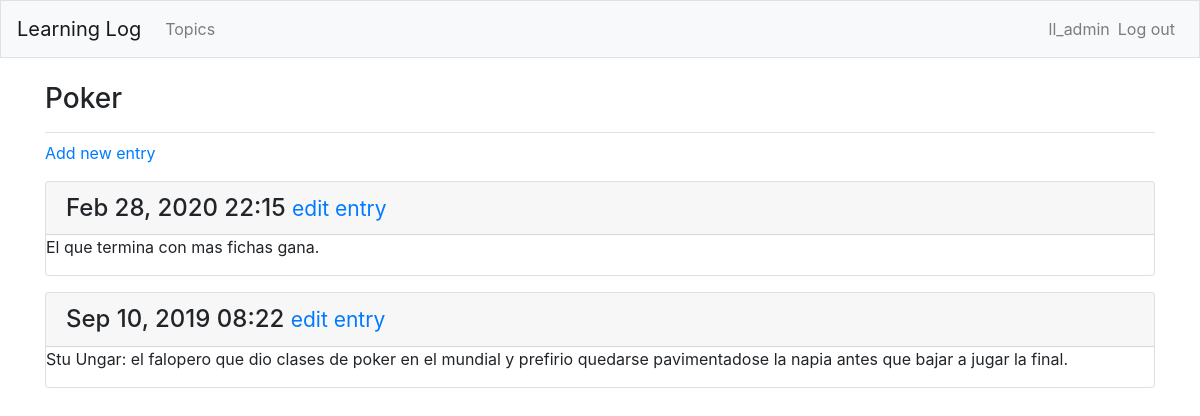
The page /topics/3/ (signed in) on the database its author committed.
### learning_logs/models.py (models this page shows, shortened)
class Topic(models.Model):
    text = models.CharField(max_length=200)  # You use CharField when you want to store a small amount of text
    date_added = models.DateTimeField(auto_now_add=True)  # cuando se crea el Topic automaticamente se llena este campo con la fecha y hora actual
    owner = models.ForeignKey(User, on_delete=models.CASCADE)  # aca designo una relacion del topic con un user, si se borra el user se borra el topic
    def __str__(self):
        return self.text  # Django calls a __str__() method to display a simple representation of a model

class Entry(models.Model):
    topic = models.ForeignKey(Topic, on_delete=models.CASCADE)  # primero dice que el topic es un objeto Topic y on_delete sirve para
    text = models.TextField()    # indicar que hacer si se borra el objeto referenciado (que hacer con los entries si se borra el Topic)
    date_added = models.DateTimeField(auto_now_add=True)  # models.CASCADE hace que si se borra un topic se borren todas sus entries.
    class Meta:
        verbose_name_plural = 'entries'

### learning_logs/views.py (the view)
# urls.py: path('topics/<int:topic_id>/', views.topic, name='topic'),  # /<int:topic_id>/ busca un integer, lo guarda en la variable
@login_required
def topic(request, topic_id):
    topic = Topic.objects.get(id=topic_id)
    check_owner(request, topic)
    entries = topic.entry_set.order_by('-date_added')  # el - hace que los ordene al reves, el mas reciente primero.
    context = {'topic': topic, 'entries': entries}
    return render(request, 'learning_logs/topic.html', context)

### learning_logs/views.py (called while the page is built)
def check_owner(request, topic):
    if topic.owner != request.user:  # se asegura que el topic pertence al usuario actual
        raise Http404   # si un usuario quiere acceder a la url de un topic que no le pertenece, salta un error de pagina no encontrada

### learning_logs/templates/learning_logs/topic.html
{% extends 'learning_logs/base.html' %}
{% block page_header %}
  <h3>{{ topic }}</h3>
{% endblock page_header %}
{% block content %}
  <p>
    <a href="{% url 'learning_logs:new_entry' topic.id %}">Add new entry</a>
  </p>
  {%for entry in entries %}
    <div class="card mb-3">
      <h4 class="card-header">
        {{ entry.date_added|date:'M d, Y H:i' }}
        <small><a href="{% url 'learning_logs:edit_entry' entry.id %}">edit entry</a></small>
      </h4>
      <div class="card-boddy">
        {{ entry.text|linebreaks }}
      </div>
    </div>
  {% empty %}
    <p> There are no entries for this topic yet.</p>
  {% endfor %}
{% endblock content %}

### learning_logs/templates/learning_logs/base.html (shortened to what this page needs)
{% load bootstrap4 %}
<!DOCTYPE html>
<html lang="en">
<head>
  {% bootstrap_css %}
</head>
<body>
  <nav class="navbar navbar-expand-md navbar-light bg-light mb-4 border">
    <a class="navbar-brand" href="{% url 'learning_logs:index' %}">Learning Log</a>
    <div class="collapse navbar-collapse" id="navbarCollapse">
      <ul class="navbar-nav mr-auto">
        <li class="nav-item">
        <a class="nav-link" href="{% url 'learning_logs:topics' %}">Topics</a></li>
      </ul>
      <ul class="navbar-nav ml-auto">
        {% if user.is_authenticated %}
          <li class="nav-item">
            <span class="navbar-text">{{ user.username }}</span>
          </li>
          <li class="nav-item">
            <a class="nav-link" href="{% url 'users:logout' %}">Log out</a>
          </li>
        {% endif %}
      </ul>
    </div>
  </nav>
  <main role="main" class="container">
    <div class="pb-2 mb-2 border-bottom">
      {% block page_header %}{% endblock page_header %}
    </div>
    <div>
      {% block content %}{% endblock content %}
    </div>
  </main>
</body>
</html>

### rows shown on the page
Topic: text "Poker"
Entry: date_added "Feb 28, 2020 22:15", text "El que termina con mas fichas gana."
Entry: date_added "Sep 10, 2019 08:22", text "Stu Ungar: el falopero que dio clases de poker en el mundial y prefirio quedarse pavimentadose la napia antes que bajar a jugar la final."

### other values the page prints
{{ user.username }} "ll_admin"
